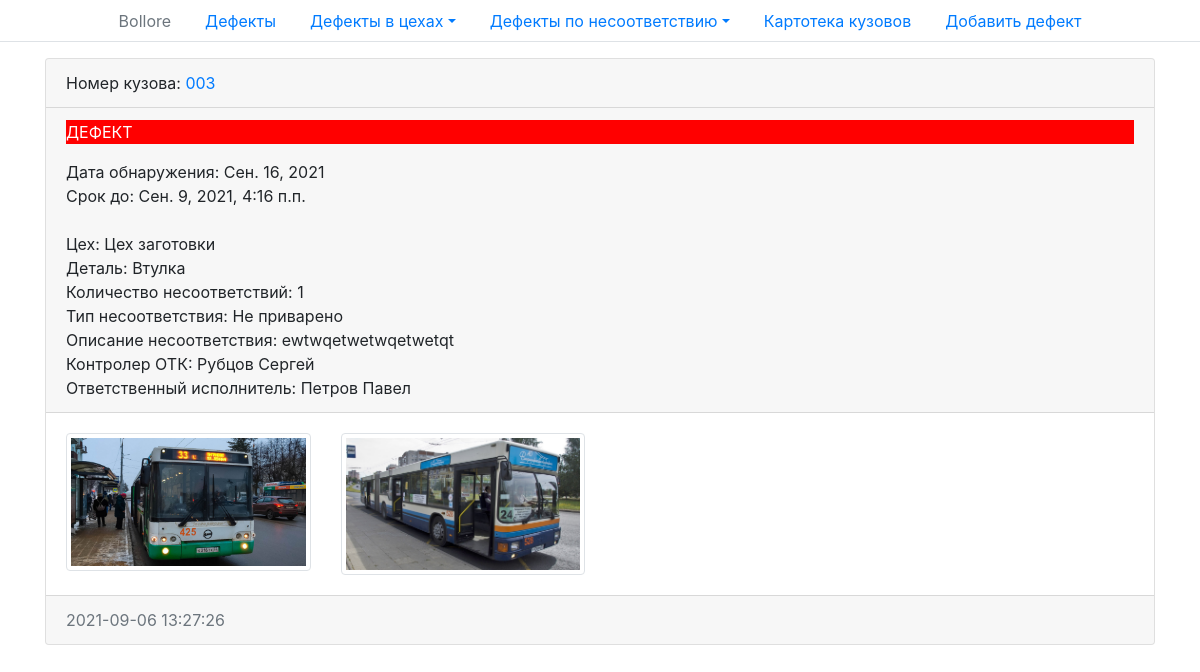
The page /defect/9/ on the database its author committed.
### defects/models.py (models this page shows, shortened)
class Defects(models.Model):
    created_at = models.DateTimeField(auto_now_add=True, verbose_name='Дата создания')
    date_defect_detection = models.DateField(verbose_name='Дата обнаружения')
    term_up_to = models.DateTimeField(verbose_name='Срок до')
    status = models.ForeignKey(Status,
                               on_delete=models.PROTECT,
                               related_name='defects_status',
                               verbose_name='Статус дефекта',
                               )
    workshop = models.ForeignKey(Workshops,
                                 on_delete=models.PROTECT,
                                 related_name='defects_workshop',
                                 verbose_name='Цех'
                                 )
    detail = models.ForeignKey(Details,
                               on_delete=models.PROTECT,
                               related_name='defects_detail',
                               verbose_name='Деталь',
                               blank=True
                               )
    body_number = models.ForeignKey(Bodies,
                                    on_delete=models.PROTECT,
                                    related_name='defects_body_number',
                                    verbose_name='Номер кузова',
                                    )
    type_of_discrepancy = models.ForeignKey(TypeOfMismatch,
                                            on_delete=models.PROTECT,
                                            related_name='defects_type_of_discrepancy',
                                            verbose_name='Тип несоответствия',
                                            )
    number_of_inconsistencies = models.IntegerField(default=1,
                                                    verbose_name='Колличество несоответствий',
                                                    )
    priority = models.ForeignKey(Priority,
                                 on_delete=models.PROTECT,
                                 related_name='defects_priority',
                                 verbose_name='Приоритет',
                                 )
    discrepancy_description = models.TextField(blank=True, verbose_name='Описание несоответствия',
                                               default='Отсутствует')
    quality_controller = models.ForeignKey(User,
                                           on_delete=models.PROTECT,
                                           related_name='defects_quality_controller',
                                           verbose_name='Контролер ОТК',
                                           blank=True,
                                           null=True
                                           )
    responsible_executor = models.ForeignKey(User,
                                             on_delete=models.PROTECT,
                                             related_name='defects_responsible_executor',
                                             verbose_name='Ответственный исполнитель',
                                             null=True
                                             )
    class Meta:
        verbose_name = 'дефект'
        verbose_name_plural = 'Дефекты'
        ordering = ['-created_at']

class Bodies(models.Model):
    body_number = models.CharField(max_length=150, unique=True, verbose_name='Номер кузова')
    def get_absolute_url(self):
        return reverse('bodies', kwargs={'body_id': self.pk})
    def __str__(self):
        return self.body_number
    class Meta:
        verbose_name = 'номер кузова'
        verbose_name_plural = 'Номера кузовов'

class Workshops(models.Model):
    name_workshop = models.CharField(max_length=150, verbose_name='Цех')
    responsible_executor = models.ForeignKey(User,
                                             on_delete=models.PROTECT,
                                             related_name='workshops_responsible_executor',
                                             verbose_name='Ответственный исполнитель'
                                             )
    def get_absolute_url(self):
        return reverse('workshops', kwargs={'shop_id': self.pk})
    def __str__(self):
        return self.name_workshop
    class Meta:
        verbose_name = 'цех'
        verbose_name_plural = 'Цеха'

class Details(models.Model):
    name = models.CharField(max_length=150, verbose_name='Наименование')
    article = models.CharField(max_length=150, unique=True, verbose_name='Артикул')
    def __str__(self):
        return self.name
    class Meta:
        verbose_name = 'деталь'
        verbose_name_plural = 'Детали'

class TypeOfMismatch(models.Model):
    mismatch = models.CharField(max_length=150, verbose_name='Тип несоответствия')
    probability_estimate = models.ForeignKey('ProbabilityEstimate',
                                             on_delete=models.PROTECT,
                                             related_name='mismatch_probability_estimate',
                                             verbose_name='Оценка вероятности'
                                             )
    scale_consequences = models.ForeignKey('ScaleOfConsequences',
                                           on_delete=models.PROTECT,
                                           related_name='mismatch_scale_consequences',
                                           verbose_name='Масштаб последствий'
                                           )
    def __str__(self):
        return self.mismatch
    class Meta:
        verbose_name = 'тип несоответствия'
        verbose_name_plural = 'Типы несоответствий'

class PhotoDefects(models.Model):
    photo = models.ImageField(upload_to='photos/%Y/%m/%d/', verbose_name='Фото дефекта', blank=True)
    defect = models.ForeignKey(Defects, on_delete=models.CASCADE, related_name="images", verbose_name='Дефект')
    uploaded_at = models.DateTimeField(auto_now_add=True)
    class Meta:
        verbose_name = 'фото'
        verbose_name_plural = 'Фото дефектов'
        ordering = ['-uploaded_at']

### defects/views.py (the view)
# urls.py: path('defect/<int:defect_id>/', show_defect, name='defect'),
def show_defect(request, defect_id):
    defects = Defects.objects.filter(pk=defect_id)
    photos = PhotoDefects.objects.filter(defect_id=defect_id)
    shops = Workshops.objects.all()
    bodies = Bodies.objects.all()
    context = {
        'defects': defects,
        'photos': photos,
        'shops': shops,
        'bodies': bodies,
        'title': 'Список дефектов',
        'workshop_selected': 0,
    }
    return render(request, 'defects/defect.html', context)

### defects/templates/defects/defect.html (shortened to what this page needs)
{% extends 'base.html' %}
{% block content %}
  {% for item in defects %}
    <div class="card mb-3">
      <div class="card-header">
        Номер кузова: <a href="{{ item.body_number.get_absolute_url }}">{{ item.body_number }}</a>
      </div>
      <div class="card-header">
        {% if item.defect_eliminated %}
          <p style="background-color:#00cc00; color:#ffffff"> ДЕФЕКТ УСТРАНЁН </p>
        {% else %}
          <p style="background-color:#ff0000; color:#ffffff">ДЕФЕКТ</p>
        {% endif %}
        Дата обнаружения: {{ item.date_defect_detection }}
        <br> Срок до: {{ item.term_up_to }}
        <br>
        <br> Цех: {{ item.workshop }}
        <br> Деталь: {{ item.detail }}
        <br> Количество несоответствий: {{ item.number_of_inconsistencies }}
        <br> Тип несоответствия: {{ item.type_of_discrepancy }}
        <br> Описание несоответствия: {{ item.discrepancy_description }}
        <br> Контролер ОТК: {{ item.quality_controller.last_name }} {{ item.quality_controller.first_name }}
        <br> Ответственный исполнитель: {{ item.responsible_executor.last_name }}
        {{ item.responsible_executor.first_name }} <br>
      </div>
      <div class="row">
        <div class="card-body">
          <div class="media">
            {% if photos %}
              {% for i in photos %}
                <div class="col-sm-6 col-md-4 col-lg-3 ">
                    <img src="{{ i.photo.url }}" alt="" width="350" class="img-fluid img-thumbnail" tabindex="0">
                </div>
              {% endfor %}
              </div>
            {% else %}
              <p>ФОТО НЕ ЗАГРУЖЕНО</p>
              <img src="https://audiobaby.net/img/audioskazki/domovjonok-kuzja.jpg" alt="" width="350"
                   class="mr-3">
            {% endif %}
        </div>
      </div>
      <div class="card-footer text-muted">
        {{ item.created_at|date:"Y-m-d H:i:s" }}
      </div>
  {% endfor %}
{% endblock %}

### defects/templates/defects/defect.html (style rules this page uses)
img[tabindex="0"] { cursor: zoom-in; }

### rows shown on the page
Defects: body_number "003", date_defect_detection "Сен. 16, 2021", term_up_to "Сен. 9, 2021, 4:16 п.п.", workshop "Цех заготовки", detail "Втулка", number_of_inconsistencies "1", type_of_discrepancy "Не приварено", discrepancy_description "ewtwqetwetwqetwetqt", quality_controller.last_name "Рубцов", quality_controller.first_name "Сергей", responsible_executor.last_name "Петров", responsible_executor.first_name "Павел", created_at "2021-09-06 13:27:26"
PhotoDefects: photo (picture)
PhotoDefects: photo (picture)
